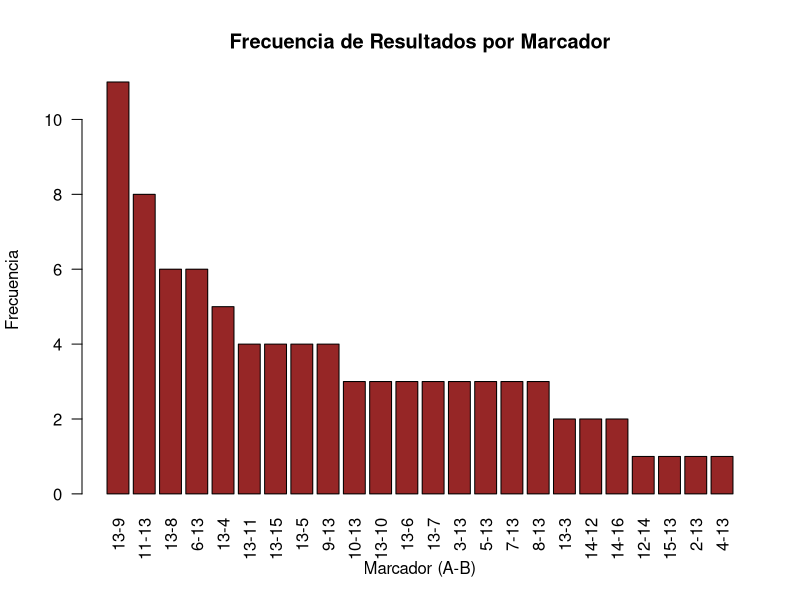

The R script that drew this image:
sc <- read.csv("vct_2024/matches/maps_scores.csv", stringsAsFactors = FALSE)

data <- subset(
    sc, 
    Tournament == "Valorant Champions 2024", 
    select = c(Team.A.Score, Team.B.Score)
    )

data$Resultado <- paste(data$Team.A.Score, data$Team.B.Score, sep = "-")
frecuencias <- table(data$Resultado)
frecuencias_ordenadas <- sort(frecuencias, decreasing = TRUE)

ruta_jpg <- "graficos/frecuencia_resultados.jpg"

jpeg(ruta_jpg, width = 800, height = 600, quality = 100)

barplot(frecuencias_ordenadas,
        las = 2,
        col = "#962626",
        main = "Frecuencia de Resultados por Marcador",
        xlab = "Marcador (A-B)",
        ylab = "Frecuencia")

dev.off()
